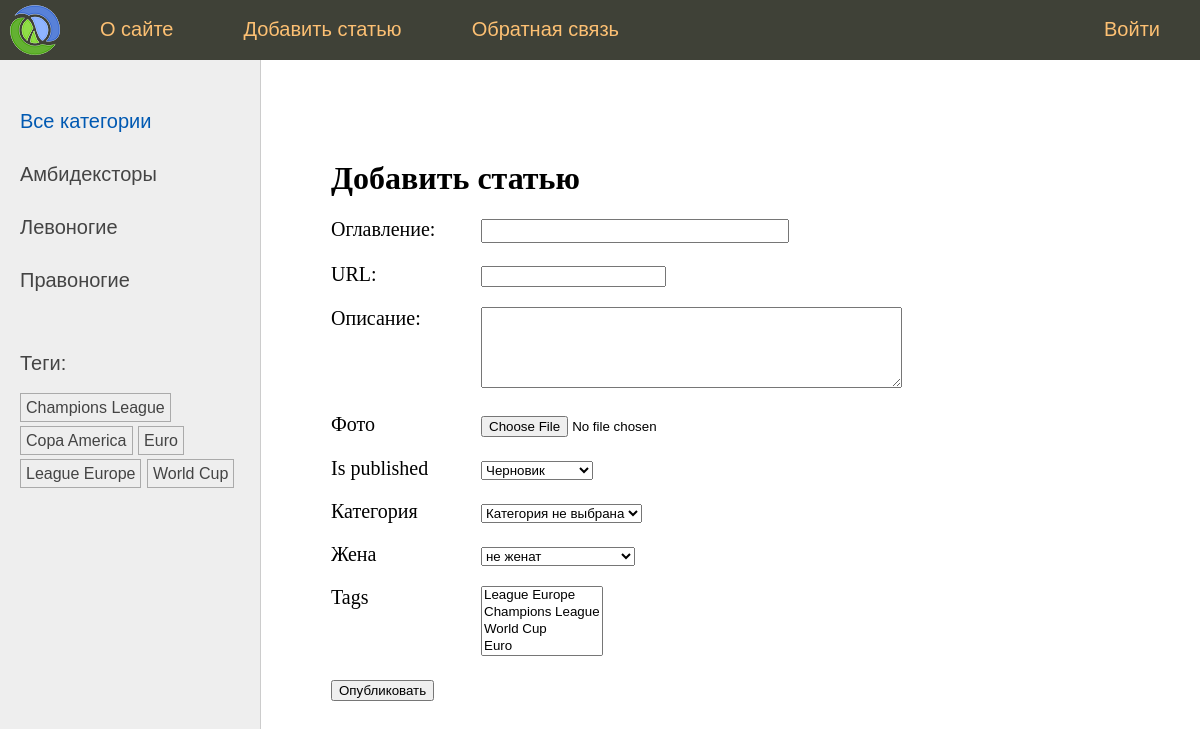
The page /addpage/ on the database its author committed.
### footballers/models.py (models this page shows)
class Category(models.Model):
    name = models.CharField(max_length=100,db_index=True)
    slug = models.SlugField(max_length=255,unique=True,db_index=True)
    class Meta:
        verbose_name_plural='Categorys'
    def __str__(self):
        return self.name
    def get_absolute_url(self):
        return reverse('category',kwargs={"cat_slug":self.slug})

class TagPost(models.Model):
    tag = models.CharField(max_length=100,db_index=True)
    slug = models.SlugField(max_length=255,unique=True,db_index=True)
    def __str__(self):
        return self.tag
    def get_absolute_url(self):
        return reverse('tag',kwargs={'tag_slug':self.slug})

### footballers/views.py (the view)
# urls.py: path('addpage/',addpage,name="add_page"),
def addpage(request):
    if request.method == 'POST':
        form = AddPostForm(request.POST, request.FILES)
        if form.is_valid():
            form.save()
            return redirect('home')
    else:
        form = AddPostForm()
    data = {
        "menu": menu,
        'title': "Добавить статью",
        'form': form,
    }
    return render(request,'footballers/addpost.html', data)

### footballers/forms.py
class AddPostForm(forms.ModelForm):
    cat = forms.ModelChoiceField(queryset=Category.objects.all(),empty_label='Категория не выбрана',label='Категория')
    wife = forms.ModelChoiceField(queryset=Wife.objects.all(),required=False,empty_label='не женат',label='Жена')
    class Meta:
        model = Footballers
        fields = ['title','slug','content','photo','is_published','cat','wife','tags']
        widgets = {
            'title': forms.TextInput(attrs={'class':'form-input'}),
            'content': forms.Textarea(attrs={'cols':50, 'rows':5})
        }
        lables= {'is_published':'Статус'}

### footballers/models.py (called while the page is built)
    def __str__(self) -> str:
        return self.name

### footballers/templatetags/football_tags.py (called while the page is built)
@register.inclusion_tag('footballers/list_categories.html')
def show_categories(cat_selected = 0):
    cats = Category.objects.annotate(total=Count("posts")).filter(total__gt=0)
    return {'cats':cats,'cat_selected':cat_selected}

@register.inclusion_tag('footballers/list_tags.html')
def show_all_tegs():
    return {'tags':TagPost.objects.annotate(total=Count("tags")).filter(total__gt=0)}

### footballers/templates/footballers/addpost.html (shortened to what this page needs)
{%extends 'base.html' %}
{% block content %}
<h1>{{title}}</h1>
<form action="" method="post" enctype="multipart/form-data">
    {%for f in form%}
    <p><label class="form-label" for="{{f.id_for_label}}"> {{f.label }}</label>{{f}}</p>
    {%endfor%}
    <p><button type="submit">Опубликовать</button></p>
</form>
{%endblock%}

### footballers/templates/footballers/list_categories.html
{%for cat in cats %}
    {%if cat.id == cat_selected %}
    <li class="selected">{{cat.name}}</li>
    {%else%}
    <li><a href="{{ cat.get_absolute_url}}">{{cat.name}}</a></li>
    {%endif%}
{%endfor%}

### footballers/templates/footballers/list_tags.html
{% if tags %}
<p>Теги:</p>
<ul class="tags-list">
    {% for t in tags %}
    <li><a href="{{t.get_absolute_url}}">{{t.tag}}</a></li>
    {%endfor%}
</ul>
{%endif%}

### rows shown on the page
Category: name "Амбидексторы"
Category: name "Левоногие"
Category: name "Правоногие"
TagPost: tag "Champions League"
TagPost: tag "Copa America"
TagPost: tag "Euro"
TagPost: tag "League Europe"
TagPost: tag "World Cup"

### other values the page prints
{{ m.title }} "О сайте" "Добавить статью" "Обратная связь" "Войти"
{{ title }} "Добавить статью"
{{ f.label }} "Оглавление:" "URL:" "Описание:" "Фото" "Is published" "Категория" "Жена" "Tags"
